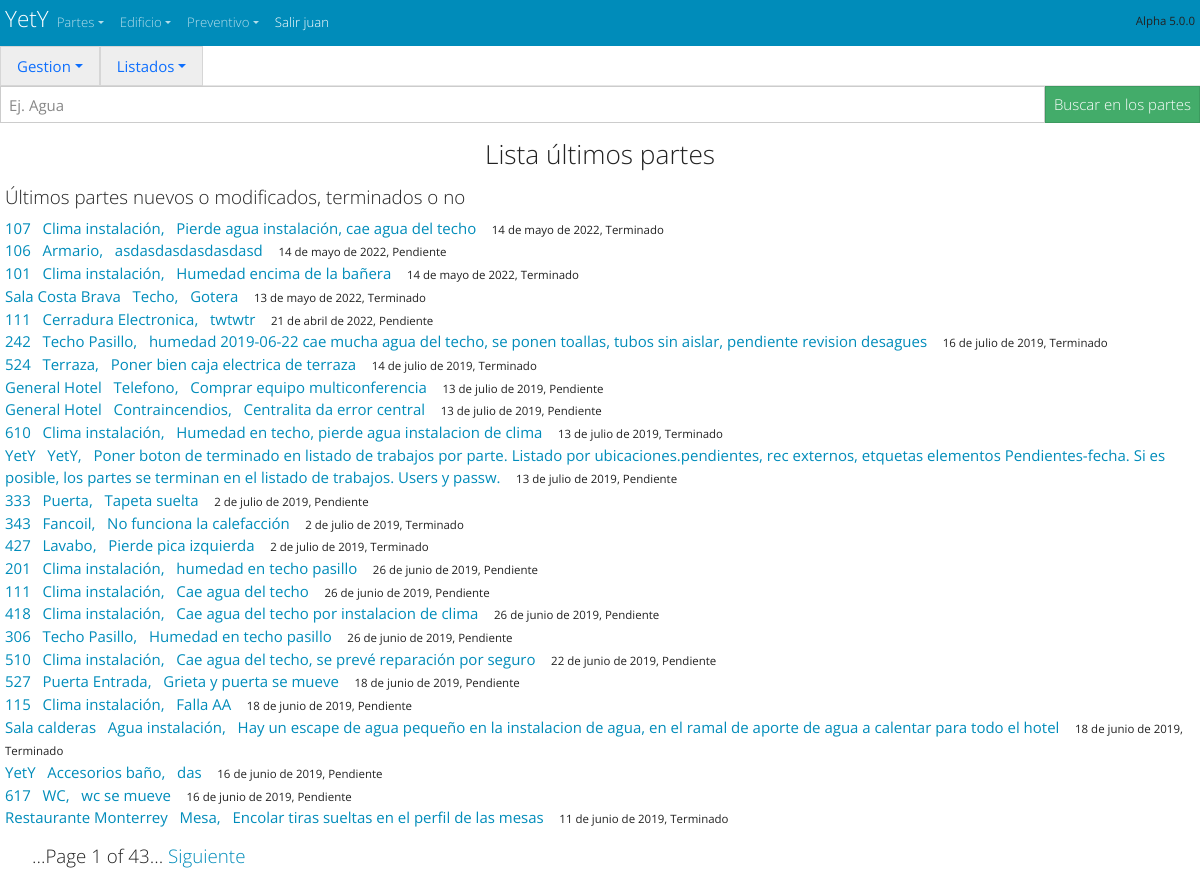
Screenshot of /partes/partes/ (signed in) with the database file from the repository.
### partes/models.py (models this page shows, shortened)
class Ot_Parte(models.Model):
    num_ot=models.AutoField(primary_key=True, verbose_name='numero de Ot', help_text="numero de orden de trabajo")
    ubicacion_ot=models.ForeignKey('Ot_Ubicaciones',max_length=30,verbose_name='Ubicación', help_text="Numero de Habitación o ubicación",on_delete=models.SET_NULL,null=True)
    elemento_ot =models.ForeignKey('Ot_Elementos',  max_length=30,verbose_name='Elemento',  help_text="Elemento, Objeto o Aparato",      on_delete=models.SET_NULL,null=True)
    descripcion_ot=models.CharField(max_length=300,verbose_name='Descripción', help_text="Descripción del problema")
    fecha_ot=models.DateField(auto_now_add=True,verbose_name='Fecha del parte')
    fecha_cambio_ot=models.DateField(auto_now=True,verbose_name='Fecha del ultimo cambio')
    fecha_hora_cambio_ot=models.DateTimeField(auto_now=True,verbose_name='Fecha y hora del ultimo cambio')
    fecha_hora_terminado_ot=models.DateTimeField(null=True,blank=True, verbose_name='Fecha y hora de la terminacion del parte', )
    PRIORIDADES=(('1','Urgente') ,('2','Provoca daños') , ('3','Molesta al cliente' ), ('4', 'Mala imagen' ),('5','Legal'))
    prioridad_ot=models.CharField(max_length=30, blank=True, default='1',choices=PRIORIDADES)
    ESTADOS_DE_OT=[ ('Pendiente','Pendiente'),('En Curso','En Curso'),('Terminado','Terminado'), ("Inversion","Inversion"), ('En espera','En espera'), ("Otro","Otro")]
    estado_ot=models.CharField (max_length=30,default='Pendiente', choices=ESTADOS_DE_OT)
    RECURSOS_PROP_O_EXT=[('Propios','Recursos Propios'), ('externos','Recursos externos'),('mixtos','mixtos') ]
    recursos_ot=models.CharField (max_length=30,default='Propios', choices=RECURSOS_PROP_O_EXT)#(Recursos propios o externos)
    etiqueta_ot=models.CharField( default='',blank=True, max_length=30,help_text="Poner una etiqueta a este parte")
    notas_ot=models.CharField(default='',max_length=30, blank=True, help_text="Poner una nota a este parte") #        falta por definir (Nota para relacionar)
    CORRECTIVO_PREVENTIVO_LEGAL_SERVICIO=[('Correctivo','Correctivo'),('Preventivo','Preventivo'),('Legal','Legal'),('Servicio o Ayuda','Servicio o Ayuda'),('Atencion cliente','Atencion cliente')]
    tipo_aviso_ot=models.CharField(max_length=30,default='Correctivo',choices=CORRECTIVO_PREVENTIVO_LEGAL_SERVICIO) # correctivo, preventivo, servicio
    Usuario_ot=models.ForeignKey(User,related_name="Usuario_ot",default=1,on_delete=models.SET_NULL, null=True,blank=True,help_text="usuario que ha hecho este parte")
    Tecnico_ot=models.ForeignKey(User,related_name="Tecnico_ot",default=1,on_delete=models.SET_NULL, null=True,blank=True, help_text="Tecnico que tiene este parte")
    Tecnico_fin_parte_ot=models.ForeignKey(User,related_name="Tecnico_fin_parte_ot",default=1,on_delete=models.SET_NULL, null=True,blank=True,  help_text="Tecnico que tiene este parte")
    borrame_ot=models.CharField(default='',max_length=30, blank=True, help_text="Poner una nota a este parte") #        falta por definir (Nota para relacionar)
    class Meta:
        ordering = ["-num_ot"]

class Ot_Ubicaciones(models.Model):
    ubicacion_ub=models.CharField(primary_key=True, max_length=30)
    class Meta:
        ordering = ['ubicacion_ub']
    def __str__(self):
        return '{}'.format(self.ubicacion_ub)

class Ot_Elementos(models.Model):
    elemento_el=models.CharField(primary_key=True, max_length=30)
    elemento_en_hab=models.BooleanField(default= False,  verbose_name='Está en hab?',  help_text="Está en hab?")
    elemento_en_AyB=models.BooleanField(default= False,  verbose_name='Está en AyB?',  help_text="Está en AyB?")
    elemento_en_varios=models.BooleanField(default= False,  verbose_name='Está en varios?',  help_text="Está en varios?")
    class Meta:
        ordering = ["elemento_el"]
    def __str__(self):
        return '{}'.format(self.elemento_el)

### partes/views.py (the view)
# urls.py: path('partes/', include('partes.urls')),
class partes (ListView): #Ultimos partes nuevos o modificados, terminados o no
    model = Ot_Parte
    template_name = 'ot_parte_lista.html'
    ordering = ['-fecha_cambio_ot','-fecha_hora_cambio_ot','-num_ot']
    paginate_by = 25

### partes/templates/ot_parte_lista.html
<!doctype html>
<html lang="es">
{% extends "start.html" %}
{% block content %}
<div>{% include 'navbar_partes.html'%} </div>
{% include 'buscar_parte.html' %}
        <h3>Lista últimos partes </h3>
        <h5 style="padding-left: 5px">Últimos partes nuevos o modificados, terminados o no </h5>
      <ul class="list-unstyled" ; style="padding-left: 5px">
      {% for Ot_Parte in object_list %}
        <li>
          <a href="/partes/ubicacion/{{ Ot_Parte.ubicacion_ot }} "> {{ Ot_Parte.ubicacion_ot }}</a>&nbsp;&nbsp;
          <a href="/partes/elemento/{{ Ot_Parte.elemento_ot }} ">{{ Ot_Parte.elemento_ot }},</a>&nbsp;&nbsp;
          <a href="/partes/{{ Ot_Parte.num_ot }} " >{{ Ot_Parte.descripcion_ot }}</a> &nbsp;&nbsp;
          <small><small>
            {{ Ot_Parte.fecha_cambio_ot}},
            {{ Ot_Parte.estado_ot}}
          </small></small>
        </li>
      {% endfor %}
  </ul>
{% endblock %}

### cabecera/templates/navbar_start.html (shortened to what this page needs)
<body>
  <nav  class="navbar navbar-expand navbar-dark bg-primary" style="margin: 0px; padding: 5px" >
    <div class="container-fluid">
      <a  class="navbar-brand" style="margin: 0px; padding: 0px" href="/"><hgroup style="margin: 0px; padding: 0px"><h4 >YetY </h4>  </hgroup></a>
      {% if  user.is_authenticated %}
  <div  class="collapse navbar-collapse" id="navbarColor01">
        <ul class="navbar-nav me-auto">
          <li class="nav-item dropdown">
            <a class="nav-link dropdown-toggle" data-bs-toggle="dropdown" href="#" role="button" aria-haspopup="true" aria-expanded="false">Partes</a>
          </li>
          <li class="nav-item dropdown">
            <a class="nav-link dropdown-toggle" data-bs-toggle="dropdown" href="#" role="button" aria-haspopup="true" aria-expanded="false">Edificio</a>
          </li>
          <li class="nav-item dropdown">
            <a class="nav-link dropdown-toggle" data-bs-toggle="dropdown" href="#" role="button" aria-haspopup="true" aria-expanded="false">Preventivo</a>
          </li>
          <li class="nav-item active">
            <a class="nav-link " href="/accounts/logout/ " >Salir {{ user }}</a>
          </li>
        </ul>
        <h6> <small><small> Alpha 5.0.0  </small></small></h6>
      </div>
    </div>
    {% endif %}
  </nav>
</body>

### cabecera/static/css/start.css (style rules this page uses)
h1, h2, h3 { text-align: center; margin: 1rem; }

### rows the page displays
Ot_Parte: ubicacion_ot "107", elemento_ot "Clima instalación", descripcion_ot "Pierde agua instalación, cae agua del techo", fecha_cambio_ot "14 de mayo de 2022", estado_ot "Terminado"
Ot_Parte: ubicacion_ot "106", elemento_ot "Armario", descripcion_ot "asdasdasdasdasdasd", fecha_cambio_ot "14 de mayo de 2022", estado_ot "Pendiente"
Ot_Parte: ubicacion_ot "101", elemento_ot "Clima instalación", descripcion_ot "Humedad encima de la bañera", fecha_cambio_ot "14 de mayo de 2022", estado_ot "Terminado"
Ot_Parte: ubicacion_ot "Sala Costa Brava", elemento_ot "Techo", descripcion_ot "Gotera", fecha_cambio_ot "13 de mayo de 2022", estado_ot "Terminado"
Ot_Parte: ubicacion_ot "111", elemento_ot "Cerradura Electronica", descripcion_ot "twtwtr", fecha_cambio_ot "21 de abril de 2022", estado_ot "Pendiente"
Ot_Parte: ubicacion_ot "242", elemento_ot "Techo Pasillo", descripcion_ot "humedad 2019-06-22 cae mucha agua del techo, se ponen toallas, tubos sin aislar, pendiente revision desagues", fecha_cambio_ot "16 de julio de 2019", estado_ot "Terminado"
Ot_Parte: ubicacion_ot "524", elemento_ot "Terraza", descripcion_ot "Poner bien caja electrica de terraza", fecha_cambio_ot "14 de julio de 2019", estado_ot "Terminado"
Ot_Parte: ubicacion_ot "General Hotel", elemento_ot "Telefono", descripcion_ot "Comprar equipo multiconferencia", fecha_cambio_ot "13 de julio de 2019", estado_ot "Pendiente"
Ot_Parte: ubicacion_ot "General Hotel", elemento_ot "Contraincendios", descripcion_ot "Centralita da error central", fecha_cambio_ot "13 de julio de 2019", estado_ot "Pendiente"
Ot_Parte: ubicacion_ot "610", elemento_ot "Clima instalación", descripcion_ot "Humedad en techo, pierde agua instalacion de clima", fecha_cambio_ot "13 de julio de 2019", estado_ot "Terminado"
Ot_Parte: ubicacion_ot "YetY", elemento_ot "YetY", descripcion_ot "Poner boton de terminado en listado de trabajos por parte. Listado por ubicaciones.pendientes, rec externos, etquetas elementos Pendientes-fecha. Si es posible, los partes se terminan en el listado de trabajos. Users y passw.", fecha_cambio_ot "13 de julio de 2019", estado_ot "Pendiente"
Ot_Parte: ubicacion_ot "333", elemento_ot "Puerta", descripcion_ot "Tapeta suelta", fecha_cambio_ot "2 de julio de 2019", estado_ot "Pendiente"
Ot_Parte: ubicacion_ot "343", elemento_ot "Fancoil", descripcion_ot "No funciona la calefacción", fecha_cambio_ot "2 de julio de 2019", estado_ot "Terminado"
Ot_Parte: ubicacion_ot "427", elemento_ot "Lavabo", descripcion_ot "Pierde pica izquierda", fecha_cambio_ot "2 de julio de 2019", estado_ot "Terminado"
Ot_Parte: ubicacion_ot "201", elemento_ot "Clima instalación", descripcion_ot "humedad en techo pasillo", fecha_cambio_ot "26 de junio de 2019", estado_ot "Pendiente"
Ot_Parte: ubicacion_ot "111", elemento_ot "Clima instalación", descripcion_ot "Cae agua del techo", fecha_cambio_ot "26 de junio de 2019", estado_ot "Pendiente"
Ot_Parte: ubicacion_ot "418", elemento_ot "Clima instalación", descripcion_ot "Cae agua del techo por instalacion de clima", fecha_cambio_ot "26 de junio de 2019", estado_ot "Pendiente"
Ot_Parte: ubicacion_ot "306", elemento_ot "Techo Pasillo", descripcion_ot "Humedad en techo pasillo", fecha_cambio_ot "26 de junio de 2019", estado_ot "Pendiente"
Ot_Parte: ubicacion_ot "510", elemento_ot "Clima instalación", descripcion_ot "Cae agua del techo, se prevé reparación por seguro", fecha_cambio_ot "22 de junio de 2019", estado_ot "Pendiente"
Ot_Parte: ubicacion_ot "527", elemento_ot "Puerta Entrada", descripcion_ot "Grieta y puerta se mueve", fecha_cambio_ot "18 de junio de 2019", estado_ot "Pendiente"
Ot_Parte: ubicacion_ot "115", elemento_ot "Clima instalación", descripcion_ot "Falla AA", fecha_cambio_ot "18 de junio de 2019", estado_ot "Pendiente"
Ot_Parte: ubicacion_ot "Sala calderas", elemento_ot "Agua instalación", descripcion_ot "Hay un escape de agua pequeño en la instalacion de agua, en el ramal de aporte de agua a calentar para todo el hotel", fecha_cambio_ot "18 de junio de 2019", estado_ot "Terminado"
Ot_Parte: ubicacion_ot "YetY", elemento_ot "Accesorios baño", descripcion_ot "das", fecha_cambio_ot "16 de junio de 2019", estado_ot "Pendiente"
Ot_Parte: ubicacion_ot "617", elemento_ot "WC", descripcion_ot "wc se mueve", fecha_cambio_ot "16 de junio de 2019", estado_ot "Pendiente"
Ot_Parte: ubicacion_ot "Restaurante Monterrey", elemento_ot "Mesa", descripcion_ot "Encolar tiras sueltas en el perfil de las mesas", fecha_cambio_ot "11 de junio de 2019", estado_ot "Terminado"

### other values shown
{{ user }} "juan"
{{ page_obj.number }} "1"
{{ page_obj.paginator.num_pages }} "43"
